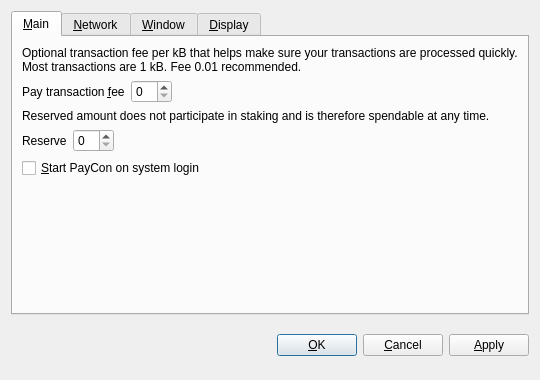
<?xml version="1.0" encoding="UTF-8"?>
<ui version="4.0">
 <class>OptionsDialog</class>
 <widget class="QDialog" name="OptionsDialog">
  <property name="geometry">
   <rect>
    <x>0</x>
    <y>0</y>
    <width>540</width>
    <height>380</height>
   </rect>
  </property>
  <property name="windowTitle">
   <string>Options</string>
  </property>
  <property name="modal">
   <bool>true</bool>
  </property>
  <layout class="QVBoxLayout" name="verticalLayout">
   <item>
    <widget class="QTabWidget" name="tabWidget">
     <property name="tabPosition">
      <enum>QTabWidget::North</enum>
     </property>
     <property name="currentIndex">
      <number>0</number>
     </property>
     <widget class="QWidget" name="tabMain">
      <attribute name="title">
       <string>&amp;Main</string>
      </attribute>
      <layout class="QVBoxLayout" name="verticalLayout_Main">
       <item>
        <widget class="QLabel" name="transactionFeeInfoLabel">
         <property name="text">
          <string>Optional transaction fee per kB that helps make sure your transactions are processed quickly. Most transactions are 1 kB. Fee 0.01 recommended.</string>
         </property>
         <property name="textFormat">
          <enum>Qt::PlainText</enum>
         </property>
         <property name="wordWrap">
          <bool>true</bool>
         </property>
        </widget>
       </item>
       <item>
        <layout class="QHBoxLayout" name="horizontalLayoutFee">
         <item>
          <widget class="QLabel" name="transactionFeeLabel">
           <property name="text">
            <string>Pay transaction &amp;fee</string>
           </property>
           <property name="textFormat">
            <enum>Qt::PlainText</enum>
           </property>
           <property name="buddy">
            <cstring>transactionFee</cstring>
           </property>
          </widget>
         </item>
         <item>
          <widget class="BitcoinAmountField" name="transactionFee"/>
         </item>
         <item>
          <spacer name="horizontalSpacerFee">
           <property name="orientation">
            <enum>Qt::Horizontal</enum>
           </property>
           <property name="sizeHint" stdset="0">
            <size>
             <width>40</width>
             <height>20</height>
            </size>
           </property>
          </spacer>
         </item>
        </layout>
       </item>
       <item>
        <widget class="QLabel" name="reserveBalanceInfoLabel">
         <property name="text">
          <string>Reserved amount does not participate in staking and is therefore spendable at any time.</string>
         </property>
         <property name="textFormat">
          <enum>Qt::PlainText</enum>
         </property>
         <property name="wordWrap">
          <bool>true</bool>
         </property>
        </widget>
       </item>
       <item>
        <layout class="QHBoxLayout" name="horizontalLayoutReserveBalance">
         <item>
          <widget class="QLabel" name="reserveBalanceLabel">
           <property name="text">
            <string>Reserve</string>
           </property>
           <property name="textFormat">
            <enum>Qt::PlainText</enum>
           </property>
           <property name="buddy">
            <cstring>reserveBalance</cstring>
           </property>
          </widget>
         </item>
         <item>
          <widget class="BitcoinAmountField" name="reserveBalance"/>
         </item>
         <item>
          <spacer name="horizontalSpacerReserveBalance">
           <property name="orientation">
            <enum>Qt::Horizontal</enum>
           </property>
           <property name="sizeHint" stdset="0">
            <size>
             <width>40</width>
             <height>20</height>
            </size>
           </property>
          </spacer>
         </item>
        </layout>
       </item>
       <item>
        <widget class="QCheckBox" name="bitcoinAtStartup">
         <property name="toolTip">
          <string>Automatically start PayCon after logging in to the system.</string>
         </property>
         <property name="text">
          <string>&amp;Start PayCon on system login</string>
         </property>
        </widget>
       </item>
       <item>
        <spacer name="verticalSpacer_Main">
         <property name="orientation">
          <enum>Qt::Vertical</enum>
         </property>
         <property name="sizeHint" stdset="0">
          <size>
           <width>20</width>
           <height>40</height>
          </size>
         </property>
        </spacer>
       </item>
      </layout>
     </widget>
     <widget class="QWidget" name="tabNetwork">
      <attribute name="title">
       <string>&amp;Network</string>
      </attribute>
      <layout class="QVBoxLayout" name="verticalLayout_Network">
       <item>
        <widget class="QCheckBox" name="mapPortUpnp">
         <property name="toolTip">
          <string>Automatically open the PayCon client port on the router. This only works when your router supports UPnP and it is enabled.</string>
         </property>
         <property name="text">
          <string>Map port using &amp;UPnP</string>
         </property>
        </widget>
       </item>
       <item>
        <widget class="QCheckBox" name="connectSocks">
         <property name="toolTip">
          <string>Connect to the PayCon network through a SOCKS5 proxy (e.g. when connecting through Tor).</string>
         </property>
         <property name="text">
          <string>&amp;Connect through SOCKS5 proxy:</string>
         </property>
        </widget>
       </item>
       <item>
        <layout class="QHBoxLayout" name="horizontalLayout_Network">
         <item>
          <widget class="QLabel" name="proxyIpLabel">
           <property name="text">
            <string>Proxy &amp;IP:</string>
           </property>
           <property name="textFormat">
            <enum>Qt::PlainText</enum>
           </property>
           <property name="buddy">
            <cstring>proxyIp</cstring>
           </property>
          </widget>
         </item>
         <item>
          <widget class="QValidatedLineEdit" name="proxyIp">
           <property name="maximumSize">
            <size>
             <width>140</width>
             <height>16777215</height>
            </size>
           </property>
           <property name="toolTip">
            <string>IP address of the proxy (e.g. 127.0.0.1)</string>
           </property>
          </widget>
         </item>
         <item>
          <widget class="QLabel" name="proxyPortLabel">
           <property name="text">
            <string>&amp;Port:</string>
           </property>
           <property name="textFormat">
            <enum>Qt::PlainText</enum>
           </property>
           <property name="buddy">
            <cstring>proxyPort</cstring>
           </property>
          </widget>
         </item>
         <item>
          <widget class="QLineEdit" name="proxyPort">
           <property name="maximumSize">
            <size>
             <width>55</width>
             <height>16777215</height>
            </size>
           </property>
           <property name="toolTip">
            <string>Port of the proxy (e.g. 9050)</string>
           </property>
          </widget>
         </item>
         <item>
          <spacer name="horizontalSpacer_Network">
           <property name="orientation">
            <enum>Qt::Horizontal</enum>
           </property>
           <property name="sizeHint" stdset="0">
            <size>
             <width>40</width>
             <height>20</height>
            </size>
           </property>
          </spacer>
         </item>
        </layout>
       </item>
       <item>
        <spacer name="verticalSpacer_Network">
         <property name="orientation">
          <enum>Qt::Vertical</enum>
         </property>
         <property name="sizeHint" stdset="0">
          <size>
           <width>20</width>
           <height>40</height>
          </size>
         </property>
        </spacer>
       </item>
      </layout>
     </widget>
     <widget class="QWidget" name="tabWindow">
      <attribute name="title">
       <string>&amp;Window</string>
      </attribute>
      <layout class="QVBoxLayout" name="verticalLayout_Window">
       <item>
        <widget class="QCheckBox" name="minimizeToTray">
         <property name="toolTip">
          <string>Show only a tray icon after minimizing the window.</string>
         </property>
         <property name="text">
          <string>&amp;Minimize to the tray instead of the taskbar</string>
         </property>
        </widget>
       </item>
       <item>
        <widget class="QCheckBox" name="minimizeOnClose">
         <property name="toolTip">
          <string>Minimize instead of exit the application when the window is closed. When this option is enabled, the application will be closed only after selecting Quit in the menu.</string>
         </property>
         <property name="text">
          <string>M&amp;inimize on close</string>
         </property>
        </widget>
       </item>
       <item>
        <spacer name="verticalSpacer_Window">
         <property name="orientation">
          <enum>Qt::Vertical</enum>
         </property>
         <property name="sizeHint" stdset="0">
          <size>
           <width>20</width>
           <height>40</height>
          </size>
         </property>
        </spacer>
       </item>
      </layout>
     </widget>
     <widget class="QWidget" name="tabDisplay">
      <attribute name="title">
       <string>&amp;Display</string>
      </attribute>
      <layout class="QVBoxLayout" name="verticalLayout_Display">
       <item>
        <layout class="QHBoxLayout" name="horizontalLayout_1_Display">
         <item>
          <widget class="QLabel" name="langLabel">
           <property name="text">
            <string>User Interface &amp;language:</string>
           </property>
           <property name="textFormat">
            <enum>Qt::PlainText</enum>
           </property>
           <property name="buddy">
            <cstring>lang</cstring>
           </property>
          </widget>
         </item>
         <item>
          <widget class="QValueComboBox" name="lang">
           <property name="toolTip">
            <string>The user interface language can be set here. This setting will take effect after restarting PayCon.</string>
           </property>
          </widget>
         </item>
        </layout>
       </item>
       <item>
        <layout class="QHBoxLayout" name="horizontalLayout_2_Display">
         <item>
          <widget class="QLabel" name="unitLabel">
           <property name="text">
            <string>&amp;Unit to show amounts in:</string>
           </property>
           <property name="textFormat">
            <enum>Qt::PlainText</enum>
           </property>
           <property name="buddy">
            <cstring>unit</cstring>
           </property>
          </widget>
         </item>
         <item>
          <widget class="QValueComboBox" name="unit">
           <property name="toolTip">
            <string>Choose the default subdivision unit to show in the interface and when sending coins.</string>
           </property>
          </widget>
         </item>
        </layout>
       </item>
       <item>
        <widget class="QCheckBox" name="coinControlFeatures">
         <property name="toolTip">
          <string>Whether to show coin control features or not.</string>
         </property>
         <property name="text">
          <string>Display coin &amp;control features (experts only!)</string>
         </property>
        </widget>
       </item>
       <item>
        <widget class="QCheckBox" name="minimizeCoinAge">
         <property name="toolTip">
          <string>Whether to select the coin outputs randomly or with minimal coin age.</string>
         </property>
         <property name="text">
          <string>Minimize weight consumption (experimental)</string>
         </property>
        </widget>
       </item>
       <item>
        <widget class="QCheckBox" name="useBlackTheme">
         <property name="text">
          <string>Use black visual theme (requires restart)</string>
         </property>
        </widget>
       </item>
       <item>
        <spacer name="verticalSpacer_Display">
         <property name="orientation">
          <enum>Qt::Vertical</enum>
         </property>
         <property name="sizeHint" stdset="0">
          <size>
           <width>20</width>
           <height>40</height>
          </size>
         </property>
        </spacer>
       </item>
      </layout>
     </widget>
    </widget>
   </item>
   <item>
    <layout class="QHBoxLayout" name="horizontalLayout_Buttons">
     <item>
      <spacer name="horizontalSpacer_1">
       <property name="orientation">
        <enum>Qt::Horizontal</enum>
       </property>
       <property name="sizeHint" stdset="0">
        <size>
         <width>40</width>
         <height>48</height>
        </size>
       </property>
      </spacer>
     </item>
     <item>
      <widget class="QLabel" name="statusLabel">
       <property name="font">
        <font>
         <weight>75</weight>
         <bold>true</bold>
        </font>
       </property>
       <property name="text">
        <string/>
       </property>
       <property name="textFormat">
        <enum>Qt::PlainText</enum>
       </property>
       <property name="wordWrap">
        <bool>true</bool>
       </property>
      </widget>
     </item>
     <item>
      <spacer name="horizontalSpacer_2">
       <property name="orientation">
        <enum>Qt::Horizontal</enum>
       </property>
       <property name="sizeHint" stdset="0">
        <size>
         <width>40</width>
         <height>48</height>
        </size>
       </property>
      </spacer>
     </item>
     <item>
      <widget class="QPushButton" name="okButton">
       <property name="text">
        <string>&amp;OK</string>
       </property>
      </widget>
     </item>
     <item>
      <widget class="QPushButton" name="cancelButton">
       <property name="text">
        <string>&amp;Cancel</string>
       </property>
       <property name="autoDefault">
        <bool>false</bool>
       </property>
      </widget>
     </item>
     <item>
      <widget class="QPushButton" name="applyButton">
       <property name="text">
        <string>&amp;Apply</string>
       </property>
       <property name="autoDefault">
        <bool>false</bool>
       </property>
      </widget>
     </item>
    </layout>
   </item>
  </layout>
 </widget>
 <customwidgets>
  <customwidget>
   <class>BitcoinAmountField</class>
   <extends>QSpinBox</extends>
   <header>bitcoinamountfield.h</header>
  </customwidget>
  <customwidget>
   <class>QValueComboBox</class>
   <extends>QComboBox</extends>
   <header>qvaluecombobox.h</header>
  </customwidget>
  <customwidget>
   <class>QValidatedLineEdit</class>
   <extends>QLineEdit</extends>
   <header>qvalidatedlineedit.h</header>
  </customwidget>
 </customwidgets>
 <resources/>
 <connections/>
</ui>
